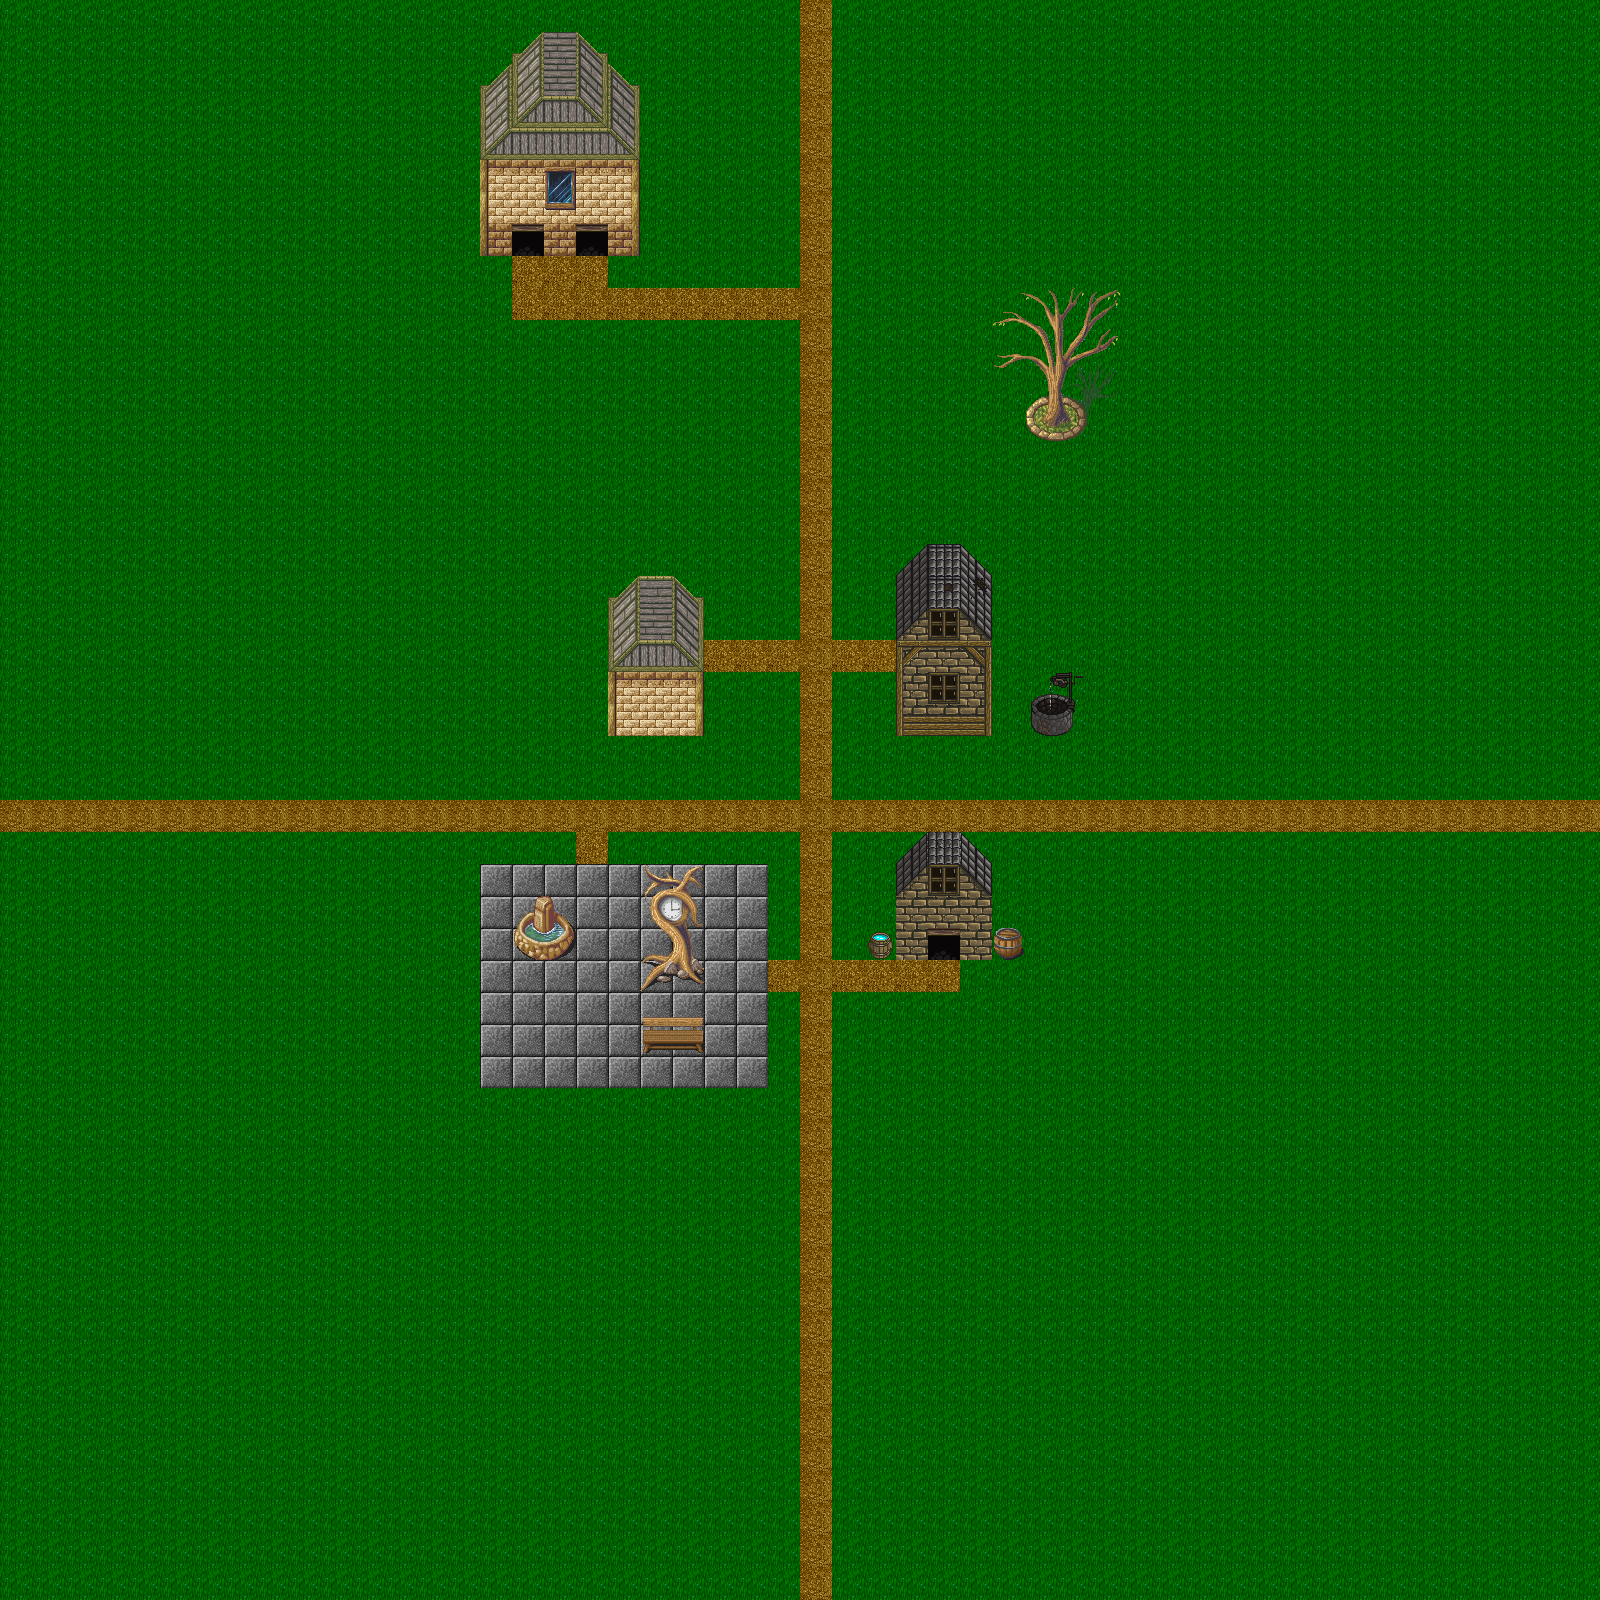

This is a level from a 2D game, rendered from its Tiled map with the project's own tilesets. A one-line summary and the map file follow, with tile-layer data summarised:
An orthogonal 50x50 tile map with 32x32 px tiles, 3 tile layers (Tile Layer 1, Buildings, Window), 2 tilesets.

<map version="1.0" orientation="orthogonal" width="50" height="50" tilewidth="32" tileheight="32">
 <tileset firstgid="1" name="Tileset" tilewidth="32" tileheight="32">
  <image source="DungeonCrawl_ProjectUtumnoTileset.png" width="2048" height="1536" />
 </tileset>
 <tileset firstgid="3073" name="Town" tilewidth="32" tileheight="32">
  <image source="town_0.png" width="512" height="512" />
 </tileset>
 <layer name="Tile Layer 1" width="50" height="50">
  <data>[2500 cells, 2500 non-empty, 4 distinct tile ids]</data>
 </layer>
 <layer name="Buildings" width="50" height="50">
  <data>[2500 cells, 117 non-empty, 79 distinct tile ids]</data>
 </layer>
 <layer name="Window" width="50" height="50">
  <data>[2500 cells, 2 non-empty, 2 distinct tile ids]</data>
 </layer>
</map>
